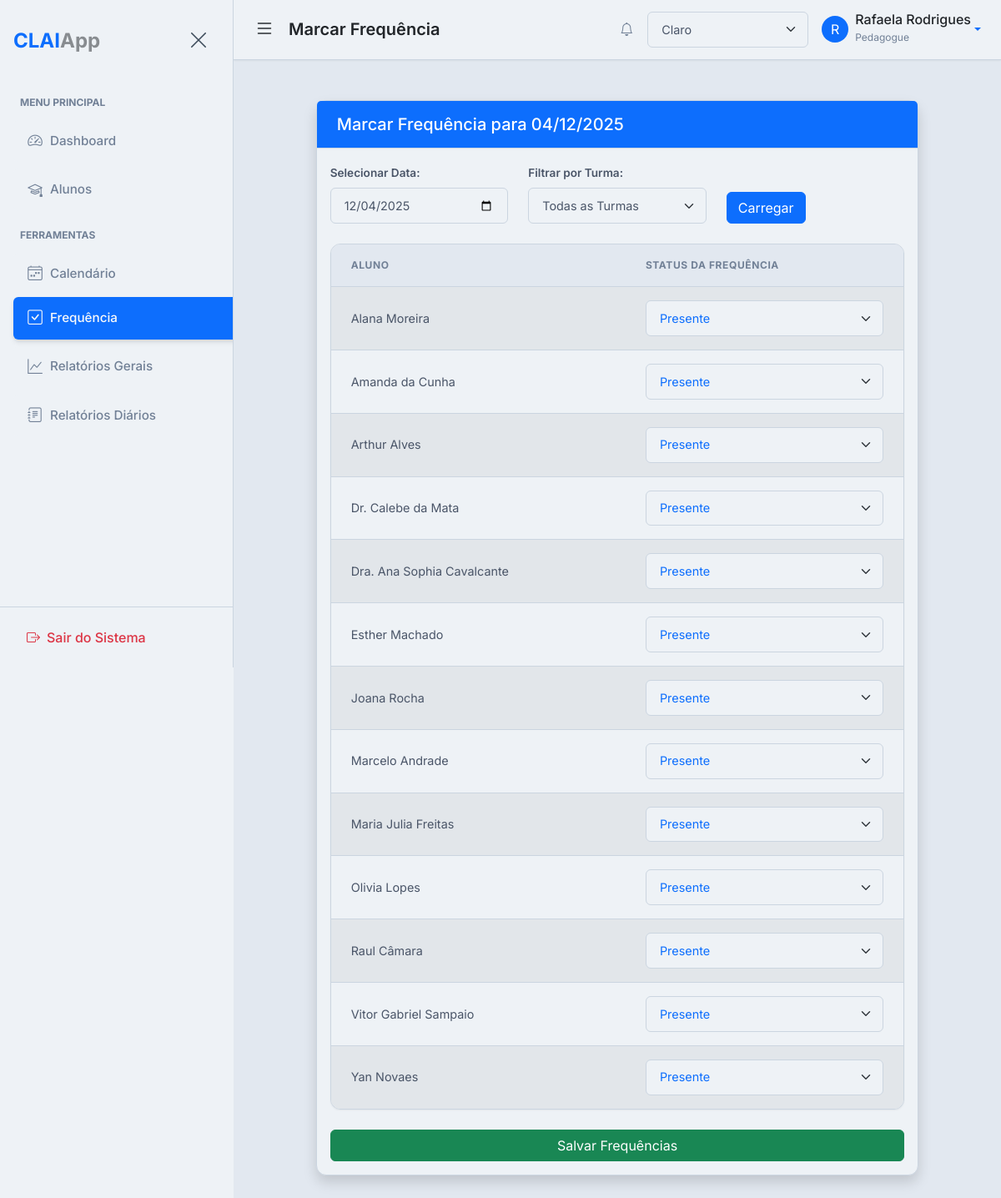
Screenshot of /attendance/mark (signed in) with the database file from the repository.
### app/models.py (models this page shows, shortened)
class BaseModel(Model):
    class Meta:
        database = db

class User(UserMixin, BaseModel):
    username = CharField(unique=True)
    email = CharField(unique=True)
    password = CharField()
    name = CharField()
    profile_picture = CharField(default='default_profile.png')
    role = CharField(default='pedagogue')
    class Meta:
        table_name = 'users'

class Student(BaseModel):
    name = CharField()
    matricula = CharField(unique=True)
    dob = DateField()
    cid = CharField(null=True)
    email = CharField(null=True)
    phone = CharField(null=True)
    grade = CharField(null=True)
    course = CharField(null=True)
    responsible_name = CharField(null=True)
    responsible_phone = CharField(null=True)
    responsible_email = CharField(null=True)
    responsible_cpf = CharField(null=True)
    pedagogue = ForeignKeyField(User, backref='students', null=True)
    student_picture = CharField(default='default_student.png')
    specific_needs_description = TextField(null=True)
    class Meta:
        table_name = 'students'

### app/routes.py (the view, shortened to what this page needs)
@bp.route('/attendance/mark', methods=['GET', 'POST'])
@login_required
@pedagogue_or_admin_required
def mark_attendance():
    if current_user.role == 'admin':
        students_query = Student.select()
    else:
        students_query = Student.select().where(Student.pedagogue == current_user)
    all_grades = sorted(list(set([s.grade for s in students_query if s.grade])))
    selected_grade = request.args.get('grade', '')
    selected_date_str = request.args.get('date', datetime.date.today().isoformat())
    if selected_grade:
        students_query = students_query.where(Student.grade == selected_grade)
    students = students_query.order_by(Student.name)
    try:
        selected_date = datetime.date.fromisoformat(selected_date_str)
    except ValueError:
        flash('Data inválida fornecida.', 'danger')
        selected_date = datetime.date.today()
        selected_date_str = selected_date.isoformat()
    existing_attendance = {
        att.student.id: att.status
        for att in Attendance.select().where(Attendance.date == selected_date, Attendance.student.in_(students))
    }
    return render_template(
        'attendance/mark_attendance.html',
        title=f'Marcar Frequência - {selected_date.strftime("%d/%m/%Y")}',
        students=students,
        selected_date=selected_date,
        selected_date_str=selected_date_str,
        existing_attendance=existing_attendance,
        all_grades=all_grades,
        selected_grade=selected_grade
    )

### app/routes.py (called while the page is built)
def pedagogue_or_admin_required(f):
    @wraps(f)
    def decorated_function(*args, **kwargs):
        if not current_user.is_authenticated or (current_user.role != 'pedagogue' and current_user.role != 'admin'):
            flash('Você não tem permissão para acessar esta página.', 'danger')
            return redirect(url_for('main.dashboard'))
        return f(*args, **kwargs)
    return decorated_function

### app/templates/attendance/mark_attendance.html (shortened to what this page needs)
{% extends "base.html" %}
{% from 'macros/form_macros.html' import render_field, render_submit_field %}
{% block page_heading %}Marcar Frequência{% endblock %}
{% block content %}
<div class="row my-4">
    <div class="col-md-10 mx-auto">
        <div class="card shadow">
            <div class="card-header bg-primary text-white py-3">
                <h5 class="mb-0">Marcar Frequência para {{ selected_date.strftime("%d/%m/%Y") }}</h5>
            </div>
            <div class="card-body">
                <form action="{{ url_for('main.mark_attendance') }}" method="GET" class="mb-4">
                    <div class="row align-items-end">
                        <div class="col-md-4">
                            <label for="attendanceDate" class="form-label">Selecionar Data:</label>
                            <input type="date" class="form-control" id="attendanceDate" name="date" value="{{ selected_date_str }}">
                        </div>
                        <div class="col-md-4">
                            <label for="gradeFilter" class="form-label">Filtrar por Turma:</label>
                            <select class="form-select" id="gradeFilter" name="grade" onchange="this.form.submit()">
                                <option value="">Todas as Turmas</option>
                            </select>
                        </div>
                        <div class="col-md-2">
                            <button type="submit" class="btn btn-primary w-100">Carregar</button>
                        </div>
                    </div>
                </form>
                <form method="POST" action="{{ url_for('main.mark_attendance', date=selected_date_str, grade=selected_grade) }}">
                    <div class="table-responsive">
                        <table class="table table-hover table-striped">
                            <thead>
                                <tr>
                                    <th>Aluno</th>
                                    <th>Status da Frequência</th>
                                </tr>
                            </thead>
                            <tbody>
                                {% for student in students %}
                                <tr>
                                    <td>{{ student.name }}</td>
                                    <td>
                                        <select class="form-select attendance-status" name="status_{{ student.id }}" id="status_{{ student.id }}">
                                            <option value="present" {% if existing_attendance.get(student.id) == 'present' %}selected{% endif %}>Presente</option>
                                        </select>
                                    </td>
                                </tr>
                                {% endfor %}
                            </tbody>
                        </table>
                    </div>
                    <div class="d-grid mt-4">
                        <button type="submit" class="btn btn-success w-100">Salvar Frequências</button>
                    </div>
                </form>
            </div>
        </div>
    </div>
</div>
{% endblock %}

### app/templates/base.html (shortened to what this page needs)
{% from "macros/pagination_macros.html" import render_pagination %}
<!DOCTYPE html>
<html lang="pt-br" data-bs-theme="light"{% block html_attribs %}{% endblock %}>
<head>
    <link href="https://cdn.jsdelivr.net/npm/bootstrap@5.3.8/dist/css/bootstrap.min.css" rel="stylesheet"
>
    <link rel="stylesheet" href="https://cdn.jsdelivr.net/npm/bootstrap-icons@1.11.1/font/bootstrap-icons.css">
    <link href='https://cdn.jsdelivr.net/npm/fullcalendar@6.1.19/main.min.css' rel='stylesheet' />
    <link rel="stylesheet" href="https://cdnjs.cloudflare.com/ajax/libs/font-awesome/6.5.1/css/all.min.css" />
    <link rel="stylesheet" href="{{ url_for('static', filename='css/style.css') }}">
    <link rel="stylesheet" href="{{ url_for('static', filename='css/print.css') }}" media="print">
    <link rel="stylesheet" href="https://cdn.jsdelivr.net/npm/pace-js@latest/pace-theme-default.min.css">
    <link rel="stylesheet" href="https://cdnjs.cloudflare.com/ajax/libs/animate.css/4.1.1/animate.min.css"/>
</head>
<body class="d-flex" id="wrapper"{% block body_attribs %}{% endblock %}>
    {% block body %}
    <div id="sidebar-wrapper">
        <div class="sidebar-heading d-flex justify-content-between align-items-center py-4 px-3">
            <div class="fw-bold fs-4 text-primary tracking-tight">
                {{ config.APP_BASE_NAME }}<span class="text-body text-opacity-50">{{ config.APP_SUFFIX }}</span>
            </div>
            <button class="btn btn-link text-secondary" id="sidebar-close">
                <i class="bi bi-x-lg fs-4"></i>
            </button>
        </div>
        <div class="list-group list-group-flush my-3">
            <small class="text-uppercase text-muted fw-bold px-4 mb-2" style="font-size: 0.75rem;">Menu
                Principal</small>
            <a href="{{ url_for('main.dashboard') }}"
                class="list-group-item list-group-item-action {% if request.endpoint == 'main.dashboard' %}active{% endif %}">
                <i class="bi bi-speedometer2 me-2"></i>Dashboard
            </a>
            <a href="{{ url_for('main.list_students') }}"
                class="list-group-item list-group-item-action {% if request.endpoint == 'main.list_students' %}active{% endif %}">
                <i class="bi bi-mortarboard me-2"></i>Alunos
            </a>
            <small class="text-uppercase text-muted fw-bold px-4 mb-2 mt-3"
                style="font-size: 0.75rem;">Ferramentas</small>
            <a href="{{ url_for('main.calendar') }}"
                class="list-group-item list-group-item-action {% if request.endpoint == 'main.calendar' %}active{% endif %}">
                <i class="bi bi-calendar4-week me-2"></i>Calendário
            </a>
            <a href="{{ url_for('main.mark_attendance') }}"
                class="list-group-item list-group-item-action {% if request.endpoint == 'main.mark_attendance' %}active{% endif %}">
                <i class="bi bi-check-square me-2"></i>Frequência
            </a>
            <a href="{{ url_for('main.list_general_reports') }}"
                class="list-group-item list-group-item-action {% if request.endpoint == 'main.list_general_reports' %}active{% endif %}">
                <i class="bi bi-graph-up me-2"></i>Relatórios Gerais
            </a>
            <a href="{{ url_for('main.list_daily_reports') }}"
                class="list-group-item list-group-item-action {% if 'daily_report' in request.endpoint %}active{% endif %}">
                <i class="bi bi-journal-text me-2"></i>Relatórios Diários
            </a>
        </div>
        <div class="mt-auto p-3 border-top">
            <a href="{{ url_for('main.logout') }}"
                class="d-flex align-items-center text-decoration-none text-danger px-3 py-2 rounded hover-bg-light">
                <i class="bi bi-box-arrow-right me-2"></i>
                <span class="fw-medium">Sair do Sistema</span>
            </a>
        </div>
    </div>
    <div id="page-content-wrapper">
        <nav class="navbar navbar-expand-lg main-navbar px-4">
            <div class="d-flex align-items-center w-100">
                <button class="btn btn-link text-body p-0 me-3" id="menu-toggle">
                    <i class="bi bi-list fs-4"></i>
                </button>
                <h1 class="h5 m-0 fw-semibold text-body">{% block page_heading %}Visão Geral{% endblock %}</h1>
                <div class="ms-auto d-flex align-items-center gap-3">
                    {% if current_user.is_authenticated %}
                    <a href="{{ url_for('main.list_notifications') }}" class="btn btn-link text-body-secondary p-0 position-relative" title="Notificações">
                        <i class="bi bi-bell"></i>
                    </a>
                    {% endif %}
                    <div class="dropdown">
                        <select id="theme-select" class="form-select form-select-sm" aria-label="Selecionar Tema">
                            <option value="light">Claro</option>
                        </select>
                    </div>
                    <div class="dropdown">
                        <a class="d-flex align-items-center text-decoration-none dropdown-toggle" href="#" role="button"
                            data-bs-toggle="dropdown" aria-expanded="false">
                            <div class="avatar bg-primary text-white rounded-circle d-flex align-items-center justify-content-center me-2"
                                style="width: 32px; height: 32px;">
                                {% if current_user.is_authenticated %}
                                {{ current_user.name[0] | upper }}
                                {% else %}
                                <i class="bi bi-person"></i>
                                {% endif %}
                            </div>
                            <div class="d-none d-md-block">
                                {% if current_user.is_authenticated %}
                                <span class="fw-medium text-body d-block" style="line-height: 1;">{{
                                    current_user.name }}</span>
                                <small class="text-muted" style="font-size: 0.75rem;">{{ current_user.role |
                                    capitalize }}</small>
                                {% else %}
                                <span class="fw-medium text-body d-block" style="line-height: 1;">Convidado</span>
                                <small class="text-muted" style="font-size: 0.75rem;">Não Autenticado</small>
                                {% endif %}
                            </div>
                        </a>
                    </div>
                </div>
            </div>
        </nav>
        <main class="container-fluid px-4 py-4 animate__animated animate__fadeIn">
            {% block content %}{% endblock %}
        </main>
    </div>
    {% endblock %}
</body>
</html>

### rows the page displays
User: name "R", name "Rafaela Rodrigues", role "Pedagogue"
Student: name "Alana Moreira", id "Presente"
Student: name "Amanda da Cunha", id "Presente"
Student: name "Arthur Alves", id "Presente"
Student: name "Dr. Calebe da Mata", id "Presente"
Student: name "Dra. Ana Sophia Cavalcante", id "Presente"
Student: name "Esther Machado", id "Presente"
Student: name "Joana Rocha", id "Presente"
Student: name "Marcelo Andrade", id "Presente"
Student: name "Maria Julia Freitas", id "Presente"
Student: name "Olivia Lopes", id "Presente"
Student: name "Raul Câmara", id "Presente"
Student: name "Vitor Gabriel Sampaio", id "Presente"
Student: name "Yan Novaes", id "Presente"

### other values shown
{{ config.APP_BASE_NAME }} "CLAI"
{{ config.APP_SUFFIX }} "App"
{{ selected_date.strftime("%d/%m/%Y") }} "04/12/2025"
